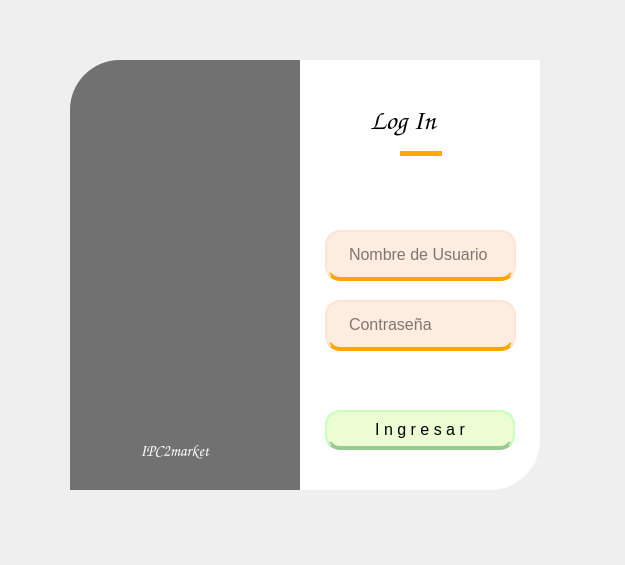
<?xml version="1.0" encoding="UTF-8"?>
<ui version="4.0">
 <class>Form</class>
 <widget class="QWidget" name="Form">
  <property name="geometry">
   <rect>
    <x>0</x>
    <y>0</y>
    <width>625</width>
    <height>565</height>
   </rect>
  </property>
  <property name="font">
   <font>
    <weight>75</weight>
    <bold>true</bold>
   </font>
  </property>
  <property name="windowTitle">
   <string>Form</string>
  </property>
  <widget class="QWidget" name="widget" native="true">
   <property name="geometry">
    <rect>
     <x>30</x>
     <y>30</y>
     <width>550</width>
     <height>500</height>
    </rect>
   </property>
   <property name="styleSheet">
    <string notr="true">QPushButton#pushButton{
 background-color: rgb(236, 253, 212);
    color: rgb(0,0,0); 
    border: 2px solid rgb(199, 255, 193);
    border-bottom-width: 4px; 
    border-bottom-color: rgb(150, 204, 144); 
    border-radius: 15px; 
    font-size: 16px;
}

QPushButton#pushButton:hover{
  background-color: rgb(150, 204, 144); 
 border: 2px solid rgb(236, 253, 212);
    color: white; 
}</string>
   </property>
   <widget class="QLabel" name="label">
    <property name="geometry">
     <rect>
      <x>40</x>
      <y>30</y>
      <width>280</width>
      <height>430</height>
     </rect>
    </property>
    <property name="styleSheet">
     <string notr="true">border-image:url(:/images/login.jpg);
background-color:rgba(0,0,0,80);
border-top-left-radius: 50px;</string>
    </property>
    <property name="text">
     <string/>
    </property>
   </widget>
   <widget class="QLabel" name="label_2">
    <property name="geometry">
     <rect>
      <x>40</x>
      <y>30</y>
      <width>280</width>
      <height>430</height>
     </rect>
    </property>
    <property name="styleSheet">
     <string notr="true">background-color:rgba(0,0,0,80);
border-top-left-radius: 50px;</string>
    </property>
    <property name="text">
     <string/>
    </property>
   </widget>
   <widget class="QLabel" name="label_3">
    <property name="geometry">
     <rect>
      <x>270</x>
      <y>30</y>
      <width>240</width>
      <height>430</height>
     </rect>
    </property>
    <property name="font">
     <font>
      <weight>75</weight>
      <bold>true</bold>
     </font>
    </property>
    <property name="styleSheet">
     <string notr="true">
    background-color: rgba(255, 255, 255, 1);
    border-bottom-right-radius: 50px;</string>
    </property>
    <property name="text">
     <string/>
    </property>
   </widget>
   <widget class="QLabel" name="label_4">
    <property name="geometry">
     <rect>
      <x>50</x>
      <y>390</y>
      <width>51</width>
      <height>61</height>
     </rect>
    </property>
    <property name="font">
     <font>
      <pointsize>4</pointsize>
     </font>
    </property>
    <property name="styleSheet">
     <string notr="true">

</string>
    </property>
    <property name="text">
     <string/>
    </property>
    <property name="pixmap">
     <pixmap resource="res1.qrc">:/images/carretilla.png</pixmap>
    </property>
    <property name="scaledContents">
     <bool>true</bool>
    </property>
   </widget>
   <widget class="QLabel" name="label_5">
    <property name="geometry">
     <rect>
      <x>110</x>
      <y>400</y>
      <width>131</width>
      <height>41</height>
     </rect>
    </property>
    <property name="font">
     <font>
      <family>Comic Sans MS</family>
      <pointsize>12</pointsize>
      <weight>75</weight>
      <bold>true</bold>
     </font>
    </property>
    <property name="styleSheet">
     <string notr="true">color: rgb(255,255,255)
</string>
    </property>
    <property name="text">
     <string>IPC2market</string>
    </property>
   </widget>
   <widget class="QLabel" name="label_6">
    <property name="geometry">
     <rect>
      <x>340</x>
      <y>60</y>
      <width>111</width>
      <height>61</height>
     </rect>
    </property>
    <property name="font">
     <font>
      <family>Comic Sans MS</family>
      <pointsize>20</pointsize>
      <weight>75</weight>
      <bold>true</bold>
     </font>
    </property>
    <property name="styleSheet">
     <string notr="true">
</string>
    </property>
    <property name="text">
     <string>Log In</string>
    </property>
   </widget>
   <widget class="QLineEdit" name="lineEdit">
    <property name="geometry">
     <rect>
      <x>295</x>
      <y>200</y>
      <width>191</width>
      <height>51</height>
     </rect>
    </property>
    <property name="font">
     <font>
      <pointsize>-1</pointsize>
     </font>
    </property>
    <property name="styleSheet">
     <string notr="true">width: 100%;
    height: 150px;
    padding: 12px 20px;
    border: 2px solid rgb(253, 229, 212);
    border-bottom-width: 4px; 
    border-bottom-color: rgb(255, 165, 0);
    border-radius: 15px;
    background-color: rgb(253, 236, 224);
    font-size: 16px;</string>
    </property>
    <property name="placeholderText">
     <string>Nombre de Usuario</string>
    </property>
   </widget>
   <widget class="QLabel" name="label_7">
    <property name="geometry">
     <rect>
      <x>370</x>
      <y>121</y>
      <width>42</width>
      <height>5</height>
     </rect>
    </property>
    <property name="styleSheet">
     <string notr="true">border-radius:10%;
background-color:rgb(255, 170, 0)</string>
    </property>
    <property name="text">
     <string/>
    </property>
   </widget>
   <widget class="QLineEdit" name="lineEdit_2">
    <property name="geometry">
     <rect>
      <x>295</x>
      <y>270</y>
      <width>191</width>
      <height>51</height>
     </rect>
    </property>
    <property name="font">
     <font>
      <pointsize>-1</pointsize>
     </font>
    </property>
    <property name="mouseTracking">
     <bool>true</bool>
    </property>
    <property name="acceptDrops">
     <bool>true</bool>
    </property>
    <property name="styleSheet">
     <string notr="true">width: 100%;
    height: 150px;
    padding: 12px 20px;
    border: 2px solid rgb(253, 229, 212);
    border-bottom-width: 4px; 
    border-bottom-color: rgb(255, 165, 0);
    border-radius: 15px;
    background-color: rgb(253, 236, 224);
    font-size: 16px;</string>
    </property>
    <property name="text">
     <string/>
    </property>
    <property name="echoMode">
     <enum>QLineEdit::Password</enum>
    </property>
    <property name="placeholderText">
     <string>Contraseña</string>
    </property>
   </widget>
   <widget class="QPushButton" name="pushButton">
    <property name="geometry">
     <rect>
      <x>295</x>
      <y>380</y>
      <width>190</width>
      <height>40</height>
     </rect>
    </property>
    <property name="font">
     <font>
      <pointsize>-1</pointsize>
     </font>
    </property>
    <property name="text">
     <string>I n g r e s a r</string>
    </property>
   </widget>
  </widget>
 </widget>
 <resources>
  <include location="res1.qrc"/>
 </resources>
 <connections/>
</ui>
